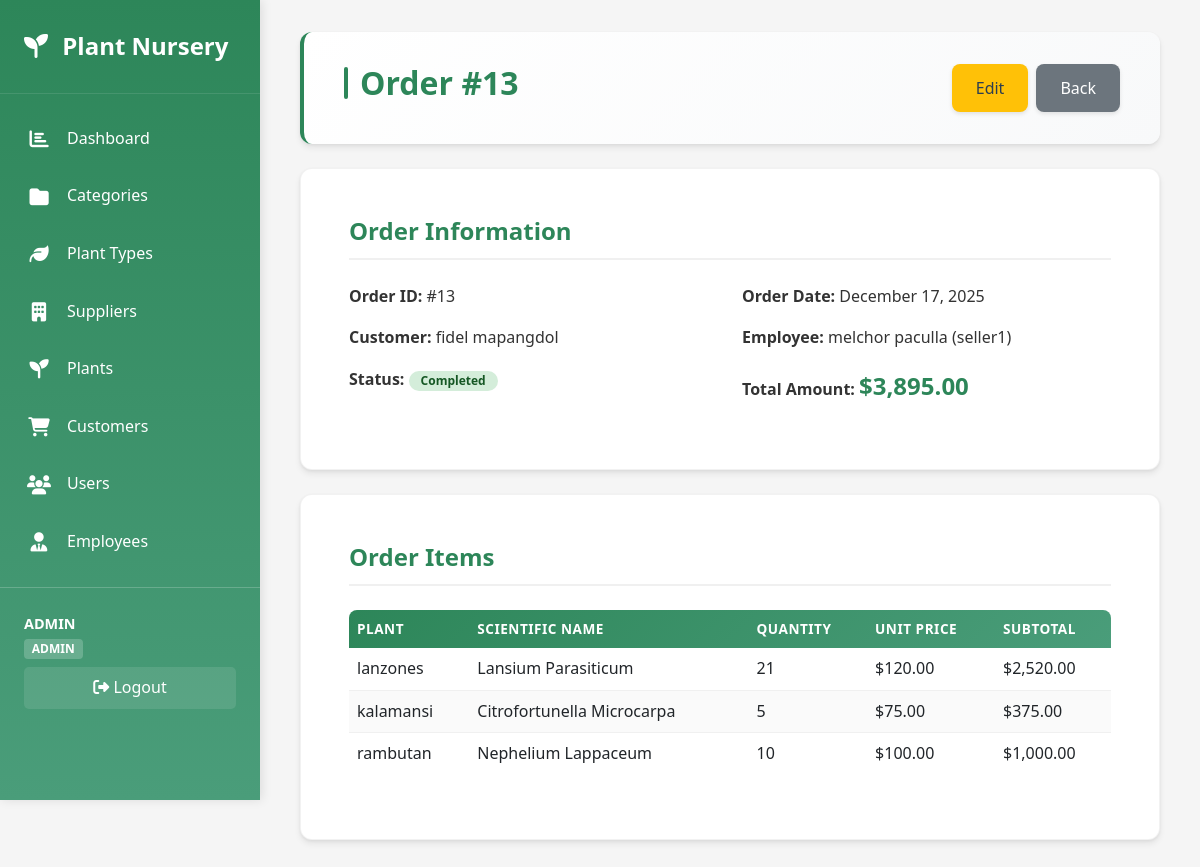
Screenshot of /order/view.php?id=13 (signed in) with the database file from the repository.
### tables this page shows
CREATE TABLE `order`  (
  `OrderID` int NOT NULL AUTO_INCREMENT,
  `CustomerID` int NULL DEFAULT NULL,
  `EmployeeID` int NULL DEFAULT NULL,
  `OrderDate` date NOT NULL,
  `TotalAmount` decimal(10, 2) NOT NULL DEFAULT 0.00,
  `Status` varchar(50) NULL DEFAULT 'Pending',
  `IsSuccessful` tinyint(1) NULL DEFAULT 0,
  PRIMARY KEY (`OrderID`) USING BTREE,
  INDEX `idx_customer`(`CustomerID` ASC) USING BTREE,
  INDEX `idx_employee`(`EmployeeID` ASC) USING BTREE,
  INDEX `idx_order_date`(`OrderDate` ASC) USING BTREE,
  INDEX `idx_status`(`Status` ASC) USING BTREE,
  CONSTRAINT `order_ibfk_1` FOREIGN KEY (`CustomerID`) REFERENCES `customer` (`CustomerID`) ON DELETE SET NULL ON UPDATE CASCADE,
  CONSTRAINT `order_ibfk_2` FOREIGN KEY (`EmployeeID`) REFERENCES `employee` (`EmployeeID`) ON DELETE SET NULL ON UPDATE CASCADE
);

CREATE TABLE `customer`  (
  `CustomerID` int NOT NULL AUTO_INCREMENT,
  `Name` varchar(100) NOT NULL,
  `Email` varchar(100) NULL DEFAULT NULL,
  `Phone` varchar(20) NULL DEFAULT NULL,
  `Address` varchar(255) NULL DEFAULT NULL,
  PRIMARY KEY (`CustomerID`) USING BTREE,
  INDEX `idx_name`(`Name` ASC) USING BTREE,
  INDEX `idx_email`(`Email` ASC) USING BTREE
);

CREATE TABLE `employee`  (
  `EmployeeID` int NOT NULL AUTO_INCREMENT,
  `Name` varchar(100) NOT NULL,
  `Role` varchar(50) NULL DEFAULT NULL,
  `Email` varchar(100) NULL DEFAULT NULL,
  `Phone` varchar(20) NULL DEFAULT NULL,
  PRIMARY KEY (`EmployeeID`) USING BTREE,
  INDEX `idx_name`(`Name` ASC) USING BTREE,
  INDEX `idx_email`(`Email` ASC) USING BTREE
);

CREATE TABLE `orderitem`  (
  `OrderItemID` int NOT NULL AUTO_INCREMENT,
  `OrderID` int NULL DEFAULT NULL,
  `PlantID` int NULL DEFAULT NULL,
  `Quantity` int NOT NULL DEFAULT 1,
  `Price` decimal(10, 2) NOT NULL,
  PRIMARY KEY (`OrderItemID`) USING BTREE,
  INDEX `idx_order`(`OrderID` ASC) USING BTREE,
  INDEX `idx_plant`(`PlantID` ASC) USING BTREE,
  CONSTRAINT `orderitem_ibfk_1` FOREIGN KEY (`OrderID`) REFERENCES `order` (`OrderID`) ON DELETE CASCADE ON UPDATE CASCADE,
  CONSTRAINT `orderitem_ibfk_2` FOREIGN KEY (`PlantID`) REFERENCES `plant` (`PlantID`) ON DELETE CASCADE ON UPDATE CASCADE
);

CREATE TABLE `plant`  (
  `PlantID` int NOT NULL AUTO_INCREMENT,
  `Name` varchar(100) NOT NULL,
  `ScientificName` varchar(120) NULL DEFAULT NULL,
  `PlantCategoryID` int NULL DEFAULT NULL,
  `PlantTypeID` int NULL DEFAULT NULL,
  `SupplierID` int NULL DEFAULT NULL,
  `QuantityAvailable` int NULL DEFAULT 0,
  `Price` decimal(10, 2) NOT NULL,
  `PlantImg` blob NULL,
  PRIMARY KEY (`PlantID`) USING BTREE,
  INDEX `idx_name`(`Name` ASC) USING BTREE,
  INDEX `idx_category`(`PlantCategoryID` ASC) USING BTREE,
  INDEX `idx_supplier`(`SupplierID` ASC) USING BTREE,
  INDEX `idx_planttype`(`PlantTypeID` ASC) USING BTREE,
  CONSTRAINT `plant_ibfk_1` FOREIGN KEY (`PlantCategoryID`) REFERENCES `plantcategory` (`PlantCategoryID`) ON DELETE SET NULL ON UPDATE CASCADE,
  CONSTRAINT `plant_ibfk_2` FOREIGN KEY (`SupplierID`) REFERENCES `supplier` (`SupplierID`) ON DELETE SET NULL ON UPDATE CASCADE,
  CONSTRAINT `plant_ibfk_3` FOREIGN KEY (`PlantTypeID`) REFERENCES `planttype` (`PlantTypeID`) ON DELETE SET NULL ON UPDATE CASCADE
);

### order/view.php (the view, shortened to what this page needs)
<?php
require_once '../config/database.php';
$id = $_GET['id'];
$result = mysqli_query($conn, "
    SELECT o.*, c.Name as CustomerName, c.Email as CustomerEmail, c.Phone as CustomerPhone,
           e.Name as EmployeeName, e.Role as EmployeeRole
    FROM `order` o
    LEFT JOIN customer c ON o.CustomerID = c.CustomerID
    LEFT JOIN employee e ON o.EmployeeID = e.EmployeeID
    WHERE o.OrderID = $id
");
$order = mysqli_fetch_assoc($result);
$result2 = mysqli_query($conn, "
    SELECT oi.*, p.Name as PlantName, p.ScientificName
    FROM orderitem oi
    LEFT JOIN plant p ON oi.PlantID = p.PlantID
    WHERE oi.OrderID = $id
");
$orderItems = mysqli_fetch_all($result2, MYSQLI_ASSOC);
include '../includes/header.php';
?>
<div class="page-header mb-4">
    <h2>Order #<?php echo $order['OrderID']; ?></h2>
    <div class="d-flex gap-2">
        <a href="edit.php?id=<?php echo $id; ?>" class="btn btn-warning">Edit</a>
        <a href="orderpage.php" class="btn btn-secondary">Back</a>
    </div>
</div>
<div class="card mb-4">
    <div class="card-body">
        <h3 class="card-title mb-4" style="color: var(--primary-color);">Order Information</h3>
        <div class="row">
            <div class="col-md-6 mb-3">
                <strong>Order ID:</strong> #<?php echo $order['OrderID']; ?>
            </div>
            <div class="col-md-6 mb-3">
                <strong>Order Date:</strong> <?php echo date('F d, Y', strtotime($order['OrderDate'])); ?>
            </div>
            <div class="col-md-6 mb-3">
                <strong>Customer:</strong> <?php echo htmlspecialchars($order['CustomerName'] ?? 'N/A'); ?>
            </div>
            <div class="col-md-6 mb-3">
                <strong>Employee:</strong> <?php echo htmlspecialchars($order['EmployeeName'] ?? 'N/A'); ?>
                <?php if ($order['EmployeeRole']): ?>
                    (<?php echo htmlspecialchars($order['EmployeeRole']); ?>)
                <?php endif; ?>
            </div>
            <div class="col-md-6 mb-3">
                <strong>Status:</strong>
                <span class="badge" style="padding: 0.25rem 0.75rem; border-radius: 20px; background-color:
                    <?php
                    echo $order['Status'] === 'Completed' ? '#d4edda' :
                        ($order['Status'] === 'Pending' ? '#fff3cd' : '#f8d7da');
                    ?>; color:
                    <?php
                    echo $order['Status'] === 'Completed' ? '#155724' :
                        ($order['Status'] === 'Pending' ? '#856404' : '#721c24');
                    ?>;">
                    <?php echo htmlspecialchars($order['Status']); ?>
                </span>
            </div>
            <div class="col-md-6 mb-3">
                <strong>Total Amount:</strong>
                <span class="fs-4 fw-bold" style="color: var(--primary-color);">
                    $<?php echo number_format($order['TotalAmount'], 2); ?>
                </span>
            </div>
        </div>
    </div>
</div>
<div class="card">
    <div class="card-body">
        <h3 class="card-title mb-4" style="color: var(--primary-color);">Order Items</h3>
        <?php if (count($orderItems) > 0): ?>
            <div class="table-responsive">
                <table class="table table-hover">
                    <thead>
                        <tr>
                            <th>Plant</th>
                            <th>Scientific Name</th>
                            <th>Quantity</th>
                            <th>Unit Price</th>
                            <th>Subtotal</th>
                        </tr>
                    </thead>
                    <tbody>
                        <?php foreach ($orderItems as $item): ?>
                            <tr>
                                <td><?php echo htmlspecialchars($item['PlantName']); ?></td>
                                <td><?php echo htmlspecialchars($item['ScientificName'] ?? 'N/A'); ?></td>
                                <td><?php echo $item['Quantity']; ?></td>
                                <td>$<?php echo number_format($item['Price'], 2); ?></td>
                                <td>$<?php echo number_format($item['Quantity'] * $item['Price'], 2); ?></td>
                            </tr>
                        <?php endforeach; ?>
                    </tbody>
                </table>
            </div>
        <?php else: ?>
            <div class="text-center py-5">
                <p class="text-muted mb-0">No items in this order</p>
            </div>
        <?php endif; ?>
    </div>
</div>
<?php include '../includes/footer.php'; ?>

### assets/css/style.css (style rules this page uses)
* { margin: 0; padding: 0; box-sizing: border-box; }
:root { --primary-color: #2d8659; --secondary-color: #4a9d7a; --accent-color: #6bb896; --danger-color: #dc3545; --warning-color: #ffc107; --success-color: #28a745; --dark-color: #2c3e50; --light-color: #f8f9fa; --border-color: #dee2e6; --text-color: #333; --text-light: #666; }
body { font-family: 'Segoe UI', Tahoma, Geneva, Verdana, sans-serif; background-color: #f5f5f5; color: var(--text-color); line-height: 1.6; display: flex; min-height: 100vh; }
.page-header { background: linear-gradient(135deg, #ffffff 0%, #f8f9fa 100%); padding: 2rem 2.5rem; border-radius: 12px; box-shadow: 0 4px 6px rgba(0,0,0,0.07), 0 1px 3px rgba(0,0,0,0.06); margin-bottom: 2rem; display: flex; justify-content: space-between; align-items: flex-start; border-left: 4px solid var(--primary-color); flex-wrap: wrap; gap: 1rem; }
.page-header h2 { color: var(--primary-color); font-size: 2rem; font-weight: 700; margin: 0; display: flex; align-items: center; gap: 0.75rem; }
.page-header h2::before { content: ''; width: 4px; height: 2rem; background: var(--primary-color); border-radius: 2px; }
.btn { display: inline-block; padding: 0.75rem 1.5rem; border: none; border-radius: 8px; text-decoration: none; font-weight: 500; cursor: pointer; transition: all 0.3s ease; font-size: 1rem; box-shadow: 0 2px 4px rgba(0,0,0,0.1); position: relative; overflow: hidden; }
.btn::before { content: ''; position: absolute; top: 50%; left: 50%; width: 0; height: 0; border-radius: 50%; background: rgba(255,255,255,0.3); transform: translate(-50%, -50%); transition: width 0.6s, height 0.6s; }
.btn-warning { background-color: var(--warning-color); color: var(--dark-color); }
.btn-secondary { background-color: #6c757d; color: white; }
.card { background: white; border-radius: 12px; box-shadow: 0 4px 6px rgba(0,0,0,0.07), 0 1px 3px rgba(0,0,0,0.06); padding: 2rem; margin-bottom: 2rem; transition: box-shadow 0.3s ease, transform 0.2s ease; border: 1px solid rgba(0,0,0,0.05); }
.card h3 { color: var(--primary-color); margin-top: 0; margin-bottom: 1.5rem; font-size: 1.5rem; font-weight: 600; border-bottom: 2px solid #f0f0f0; padding-bottom: 0.75rem; }
table { width: 100%; border-collapse: separate; border-spacing: 0; background: white; border-radius: 8px; overflow: hidden; }
table thead { background: linear-gradient(135deg, var(--primary-color), var(--secondary-color)); color: white; }
table thead th { padding: 1.25rem 1rem; text-align: left; font-weight: 600; text-transform: uppercase; font-size: 0.85rem; letter-spacing: 0.5px; border: none; }
table tbody tr { transition: background-color 0.2s ease; }
table tbody td { padding: 1.25rem 1rem; text-align: left; border-bottom: 1px solid #f0f0f0; vertical-align: middle; }
table tbody tr:last-child td { border-bottom: none; }
table tbody tr:nth-child(even) { background-color: #fafafa; }
.gap-2 { gap: 0.5rem !important; }

### rows the page displays
order: OrderID "13", OrderDate "December 17, 2025", CustomerID.Name "fidel mapangdol", EmployeeID.Name "melchor paculla", EmployeeID.Role "seller1", Status "Completed", TotalAmount "3,895.00"
orderitem: PlantID.Name "lanzones", PlantID.ScientificName "Lansium Parasiticum", Quantity "21", Price "120.00", $item['Quantity'] * $item['Price'] "2,520.00"
orderitem: PlantID.Name "kalamansi", PlantID.ScientificName "Citrofortunella Microcarpa", Quantity "5", Price "75.00", $item['Quantity'] * $item['Price'] "375.00"
orderitem: PlantID.Name "rambutan", PlantID.ScientificName "Nephelium Lappaceum", Quantity "10", Price "100.00", $item['Quantity'] * $item['Price'] "1,000.00"

### other values shown
$_SESSION['username'] "ADMIN"
$_SESSION['role'] "ADMIN"
